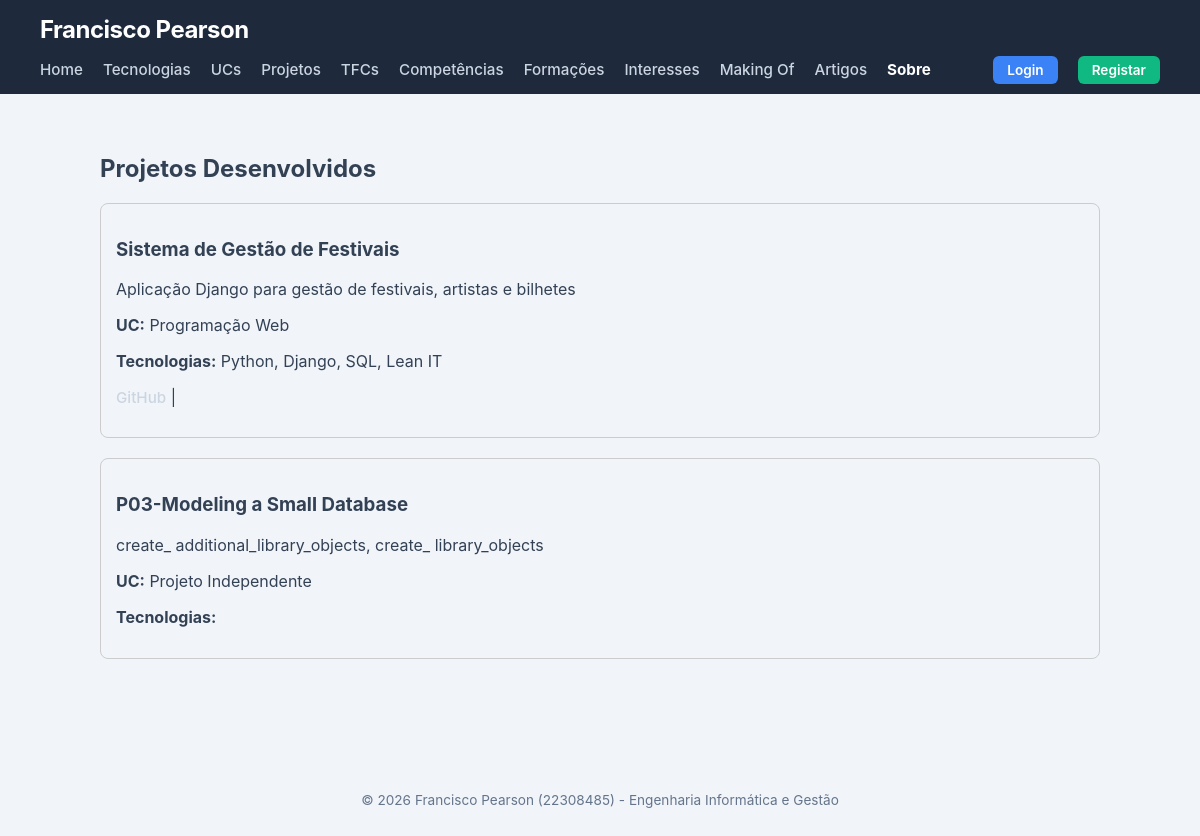
/portfolio/projetos/, run on an earlier commit of the app's database.
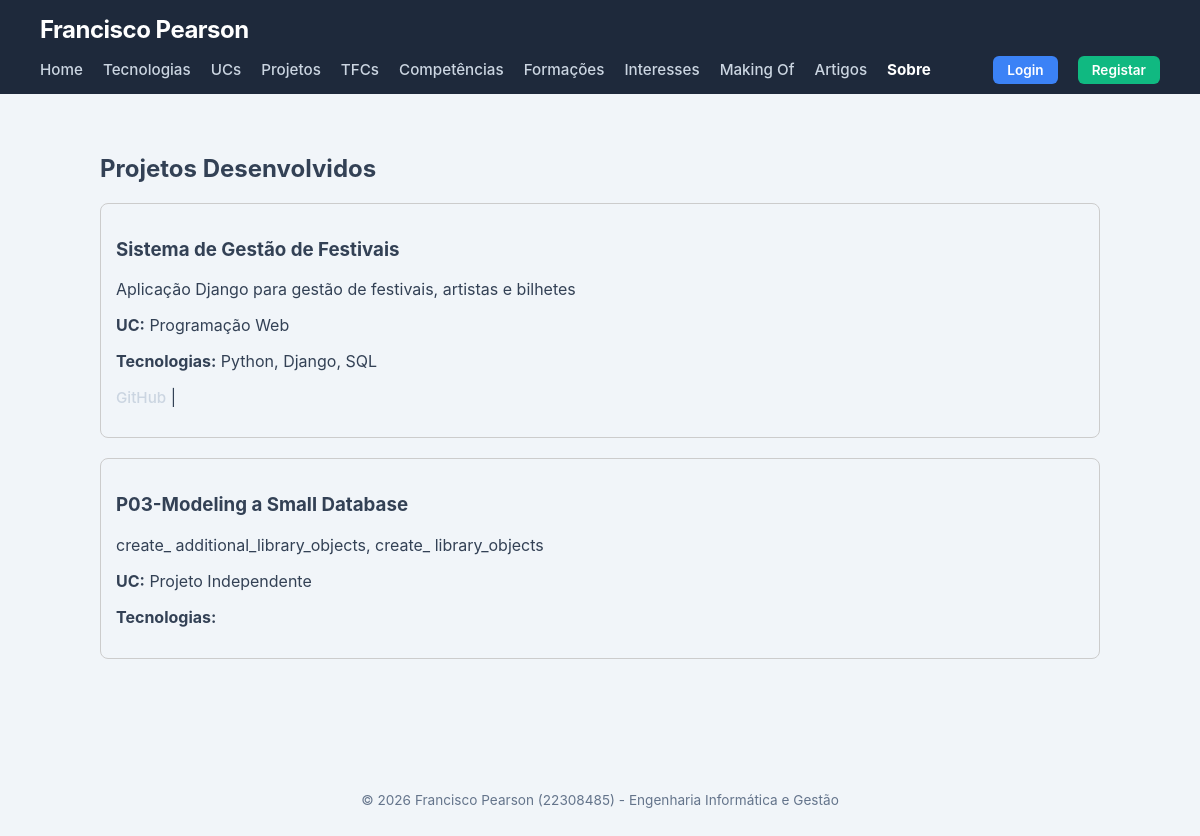
And on a later commit of the database.
### portfolio/models.py (models this page shows, shortened)
class Projeto(models.Model):
    titulo = models.CharField(max_length=200)
    descricao = models.TextField()
    data_inicio = models.DateField()
    data_fim = models.DateField(blank=True, null=True)
    imagem = models.ImageField(upload_to='projetos/', blank=True, null=True)
    url_github = models.URLField(blank=True)
    url_demo = models.URLField(blank=True)
    conceitos_uc = models.TextField(blank=True, help_text="Conceitos aplicados da UC")
    uc = models.ForeignKey(UnidadeCurricular, on_delete=models.SET_NULL, null=True, blank=True, related_name='projetos')
    tecnologias = models.ManyToManyField(Tecnologia, blank=True)

class UnidadeCurricular(models.Model):
    nome = models.CharField(max_length=200)
    sigla = models.CharField(max_length=20)
    ano_curricular = models.IntegerField()
    semestre = models.IntegerField()
    descricao = models.TextField(blank=True)
    ects = models.IntegerField()
    imagem = models.ImageField(upload_to='ucs/', blank=True, null=True)
    licenciatura = models.ForeignKey(Licenciatura, on_delete=models.CASCADE, related_name='ucs')
    docentes = models.ManyToManyField(Docente, blank=True)

class Tecnologia(models.Model):
    NIVEL_CHOICES = [(i, str(i)) for i in range(1, 6)]
    nome = models.CharField(max_length=100)
    descricao = models.TextField(
        blank=True,
        help_text="O que faz, o que permite e aspetos que gostou ou não gostou."
    )
    logo = models.ImageField(upload_to='tecnologias/', blank=True, null=True)
    url_oficial = models.URLField(blank=True)
    nivel_interesse = models.IntegerField(choices=NIVEL_CHOICES, default=3)
    tipo = models.ForeignKey(
        TipoTecnologia,
        on_delete=models.SET_NULL,
        null=True,
        blank=True,
        related_name="tecnologias"
    )

### portfolio/views.py (the view)
# urls.py: path('projetos/', views.projetos_view, name='projetos'),
def projetos_view(request):
    projetos = Projeto.objects.select_related('uc').prefetch_related('tecnologias').all()
    return render(request, 'portfolio/projetos.html', {'projetos': projetos})

### portfolio/templates/portfolio/projetos.html (shortened to what this page needs)
{% extends 'portfolio/base.html' %}
{% block content %}
<section>
    <h2>Projetos Desenvolvidos</h2>
    {% if projetos %}
        {% for projeto in projetos %}
            <article style="border: 1px solid #ccc; margin-bottom: 20px; padding: 15px; border-radius: 8px;">
                <h3>{{ projeto.titulo }}</h3>
                <p>{{ projeto.descricao }}</p>
                <p><strong>UC:</strong> {{ projeto.uc.nome|default:"Projeto Independente" }}</p>
                <p><strong>Tecnologias:</strong>
                    {% for tech in projeto.tecnologias.all %}
                        {{ tech.nome }}{% if not forloop.last %}, {% endif %}
                    {% endfor %}
                </p>
                <nav style="margin-bottom: 15px;">
                    {% if projeto.url_github %}<a href="{{ projeto.url_github }}">GitHub</a> | {% endif %}
                </nav>
            </article>
        {% endfor %}
    {% else %}
        <p>Ainda não há projetos registados.</p>
    {% endif %}
</section>
{% endblock %}

What changed in the data, as far as the page shows it:
removed Tecnologia: nome "Lean IT", shown under Projeto "Sistema de Gestão de Festivais"
changed Tecnologia "SQL": no longer shows ","
